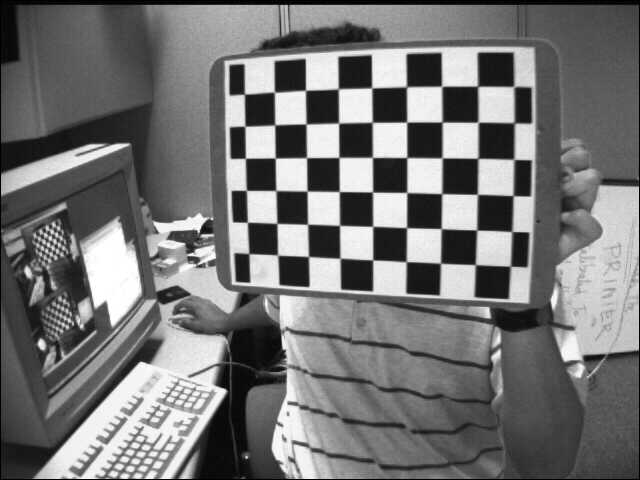
#> input picture left/left01.jpg, 640 x 480 px; its folder holds 4 pictures in this run
$ python undistortion.py
#> lines starting #> are read from the running program, lines starting #| are printed output that depends on the picture
### CameraBasic/calibrate.py
import cv2
import os
import numpy as np


def get_matrix(folder_path, pattern_size, save_corner_pic=0, output="corners/"):
#> called with folder_path = '../left/', pattern_size = (9, 6), save_corner_pic = 0, output = 'corners/'
    pattern_points = np.zeros((np.prod(pattern_size), 3), np.float32)
    pattern_points[:, :2] = np.indices(pattern_size).T.reshape(-1, 2)
    img_points = []
    obj_points = []
    h = w = 0
    for filename in os.listdir(folder_path):
        im = cv2.imread(os.path.join(folder_path, filename))
#> im is the input picture: shape (480, 640, 3); min 0, max 255, mean 116.6
        h, w = im.shape[:2]
#> h = 480; w = 640
        found, corners = cv2.findChessboardCorners(im, pattern_size)
#> found = True; corners = 54 rows, first 8: [244.5, 94.33], [274.6, 92.24], [305.5, 90.4], [338.4, 88.84], [371.6, 87.98], [406.8, 86.92], [441.6, 86.37], [477.6, 86.38]
        if found:
            img_points.append(corners)
            obj_points.append(pattern_points)
            if save_corner_pic:
                cv2.drawChessboardCorners(im, pattern_size, corners, found)
                if not os.path.exists(output):
                    os.mkdir(output)
                cv2.imwrite(os.path.join(output, filename), im)
        else:
            print("Image %s error." % filename)
#> pass 2 of the loop in get_matrix, `for filename in os.listdir(folder_path):`:
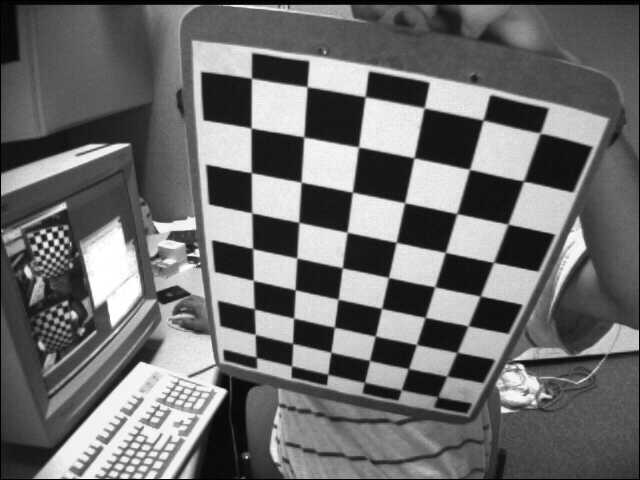
#> input picture left/left02.jpg, 640 x 480 px
#> in get_matrix, im is the input picture: shape (480, 640, 3); min 0, max 255, mean 109
#> corners = 54 rows, first 8: [256.6, 357.4], [255.3, 334.5], [254.8, 309], [253.3, 280.1], [252.5, 248], [251.8, 212.8], [251.2, 172.5], [251.4, 128.3]
#> pass 3 of the loop in get_matrix, `for filename in os.listdir(folder_path):`:
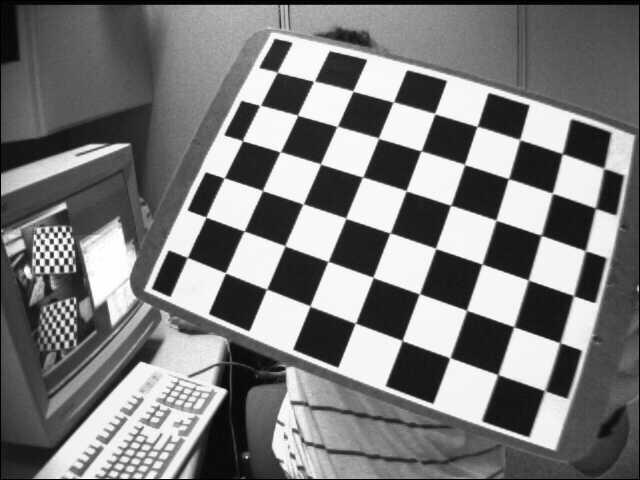
#> input picture left/left03.jpg, 640 x 480 px
#> in get_matrix, im is the input picture: shape (480, 640, 3); min 0, max 255, mean 122.9
#> corners = 54 rows, first 8: [277.4, 72.53], [313.4, 81.56], [352.9, 91.05], [393.5, 101.9], [434.6, 113.5], [476.9, 126.7], [519.5, 139.5], [562.1, 154]
#> the loop made 4 passes; the first 3 are shown
    return cv2.calibrateCamera(obj_points, img_points, (w, h), None, None)


# [5 lines that do not run on import are left out]

### CameraBasic/undistortion.py
import cv2
import os
from calibrate import get_matrix


def my_undistort(input, camera_matrix, dist_coefs, alpha, output):
#> called with input = '../left/', camera_matrix = array of shape (3, 3), dist_coefs = array of shape (1, 5), alpha = 0, output = 'undistort0/'
    for filename in os.listdir(input):
        im = cv2.imread(os.path.join(input, filename))
        size = im.shape
#> size = (480, 640, 3)
        if(alpha == 0):
            im = cv2.undistort(im, camera_matrix, dist_coefs)
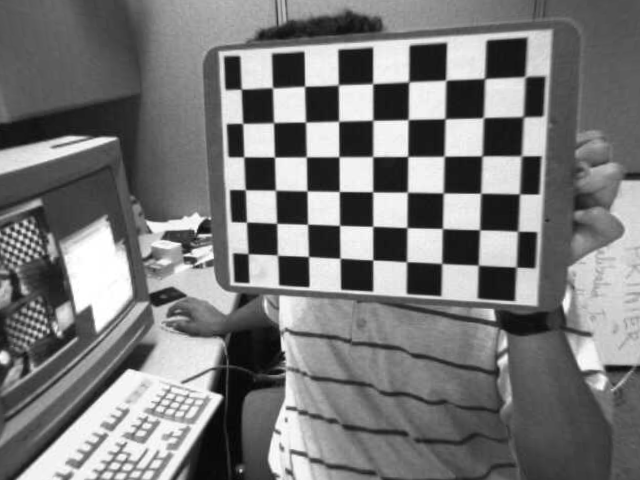
#> im: shape (480, 640, 3); min 3, max 255, mean 121
        else:
            new_camera_matrix, roi = cv2.getOptimalNewCameraMatrix(camera_matrix, dist_coefs, size[:2], alpha)
            im = cv2.undistort(im, camera_matrix, dist_coefs, newCameraMatrix=new_camera_matrix)
        if not os.path.exists(output):
            os.mkdir(output)
        cv2.imwrite(os.path.join(output, filename), im)
#> pass 2 of the loop in my_undistort, `for filename in os.listdir(input):`:
#> in my_undistort, `im = cv2.undistort(im, camera_matrix, dist_coefs)`:
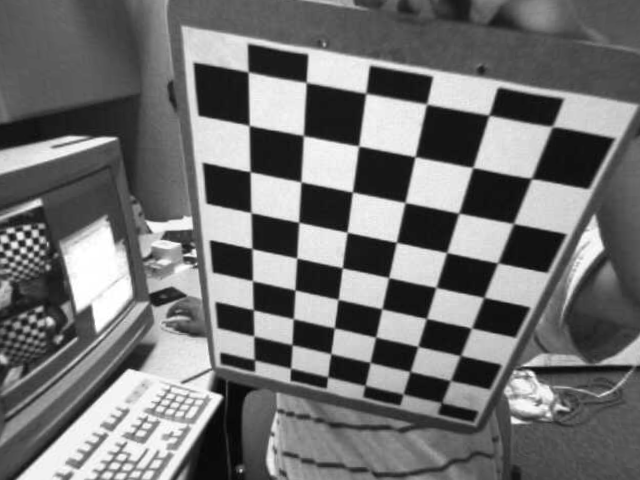
#> im: shape (480, 640, 3); min 3, max 255, mean 113.8
#> pass 3 of the loop in my_undistort, `for filename in os.listdir(input):`:
#> in my_undistort, `im = cv2.undistort(im, camera_matrix, dist_coefs)`:
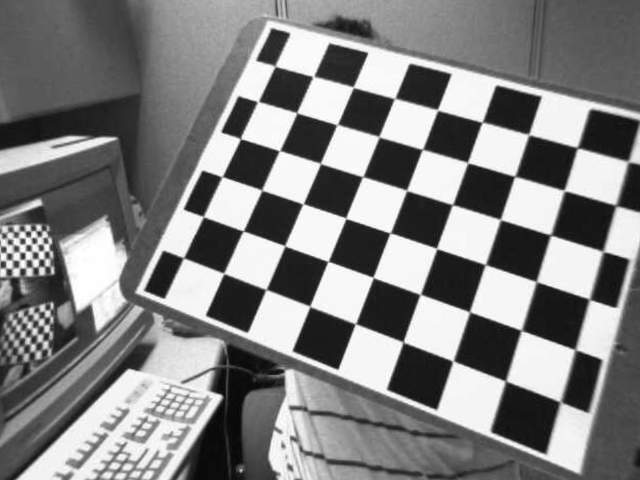
#> im: shape (480, 640, 3); min 2, max 255, mean 129.7
#> the loop made 4 passes; the first 3 are shown


if __name__ == '__main__':
    rms, camera_matrix, dist_coefs, rvecs, tvecs = get_matrix("../left/", (9, 6))
    alpha = 0
    my_undistort("../left/", camera_matrix, dist_coefs, alpha, "undistort"+str(alpha)+"/")
